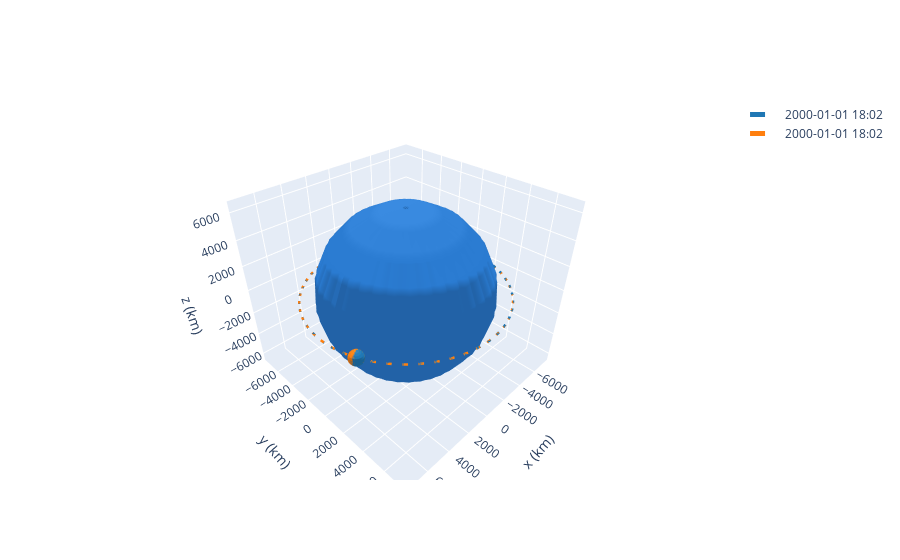

This figure's notebook cell:
### Code cell
%load_ext autoreload
%autoreload 2

from poliastro.plotting import OrbitPlotter3D
from Simulator import Simulator

my_sim = Simulator(starting_index=6 )


my_sim.simulate_action((3 , 20))

frame = OrbitPlotter3D()
frame.plot(my_sim.otv_orbit)
frame.plot(my_sim.debris_list[3].poliastro_orbit)

### Figure 1 — Plotly figure (JSON) as saved in the notebook; plotly's stock layout.template omitted (floating-point values rounded to 4 significant figures; data arrays with more than 128 entries replaced by an {"elided": "..."} marker saying what was removed)
{"data": [{"cauto": false, "cmax": 1, "cmin": 1, "colorscale": [[0, "#2a7bd1"], [1, "#2a7bd1"]], "name": "Earth", "showscale": false, "type": "surface", "x": {"elided": "20x20 float values"}, "y": {"elided": "20x20 float values"}, "z": {"elided": "20x20 float values"}}, {"line": {"color": "rgb(31, 119, 180)", "dash": "dash", "width": 5}, "mode": "lines", "name": "2000-01-01 18:02", "type": "scatter3d", "x": {"elided": "150 float values"}, "y": {"elided": "150 float values"}, "z": {"elided": "150 float values"}}, {"cauto": false, "cmax": 1, "cmin": 1, "colorscale": [[0, "rgb(31, 119, 180)"], [1, "rgb(31, 119, 180)"]], "name": "2000-01-01 18:02", "showscale": false, "type": "surface", "x": {"elided": "20x20 float values"}, "y": {"elided": "20x20 float values"}, "z": {"elided": "20x20 float values"}}, {"cauto": false, "cmax": 1, "cmin": 1, "colorscale": [[0, "#2a7bd1"], [1, "#2a7bd1"]], "name": "Earth", "showscale": false, "type": "surface", "x": {"elided": "20x20 float values"}, "y": {"elided": "20x20 float values"}, "z": {"elided": "20x20 float values"}}, {"cauto": false, "cmax": 1, "cmin": 1, "colorscale": [[0, "#2a7bd1"], [1, "#2a7bd1"]], "name": "Earth", "showscale": false, "type": "surface", "x": {"elided": "20x20 float values"}, "y": {"elided": "20x20 float values"}, "z": {"elided": "20x20 float values"}}, {"line": {"color": "rgb(255, 127, 14)", "dash": "dash", "width": 5}, "mode": "lines", "name": "2000-01-01 18:02", "type": "scatter3d", "x": {"elided": "150 float values"}, "y": {"elided": "150 float values"}, "z": {"elided": "150 float values"}}, {"cauto": false, "cmax": 1, "cmin": 1, "colorscale": [[0, "rgb(255, 127, 14)"], [1, "rgb(255, 127, 14)"]], "name": "2000-01-01 18:02", "showscale": false, "type": "surface", "x": {"elided": "20x20 float values"}, "y": {"elided": "20x20 float values"}, "z": {"elided": "20x20 float values"}}, {"cauto": false, "cmax": 1, "cmin": 1, "colorscale": [[0, "#2a7bd1"], [1, "#2a7bd1"]], "name": "Earth", "showscale": false, "type": "surface", "x": {"elided": "20x20 float values"}, "y": {"elided": "20x20 float values"}, "z": {"elided": "20x20 float values"}}], "layout": {"autosize": true, "scene": {"aspectmode": "data", "xaxis": {"title": {"text": "x (km)"}}, "yaxis": {"title": {"text": "y (km)"}}, "zaxis": {"title": {"text": "z (km)"}}}}}
